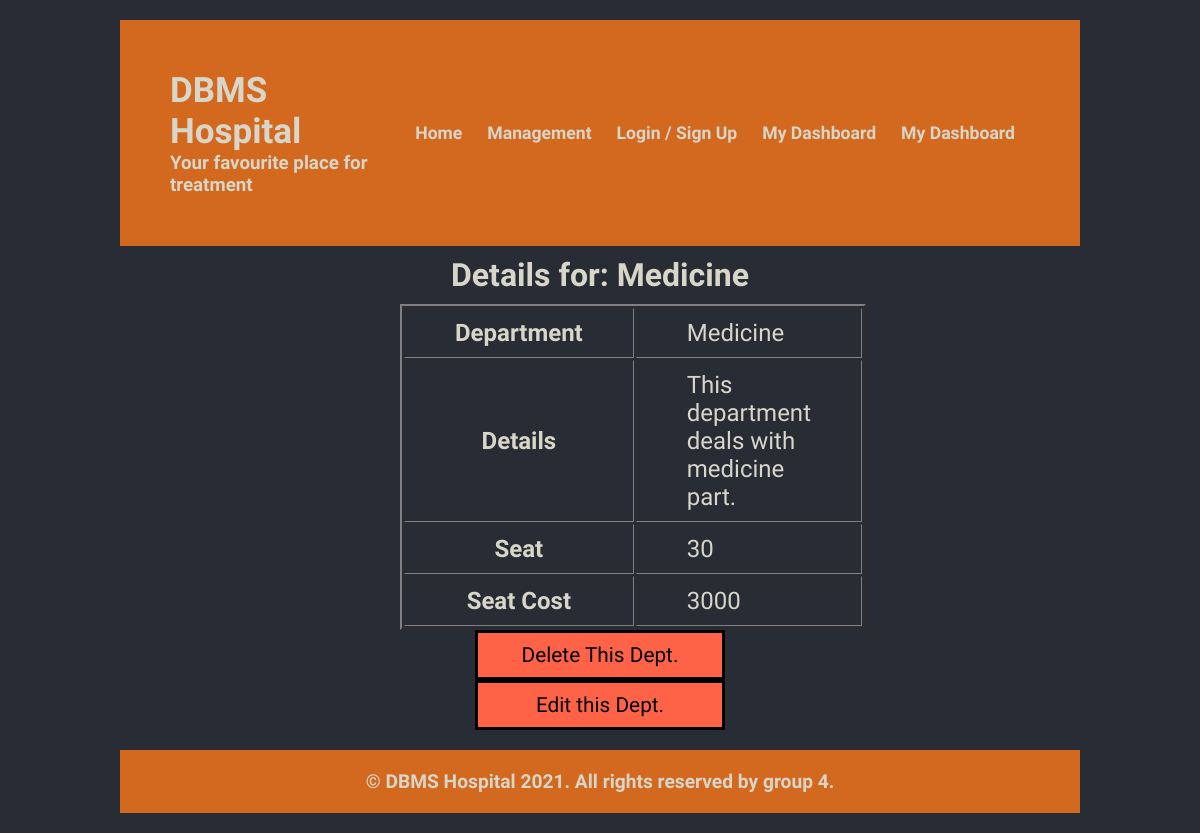
The page /department.php on the database its author committed.
### tables this page shows
CREATE TABLE IF NOT EXISTS `departments` (
  `dep_id` int(11) NOT NULL AUTO_INCREMENT,
  `dep_name` varchar(30) NOT NULL,
  `dep_details` varchar(55) NOT NULL,
  `dep_seat` int(5) NOT NULL,
  `seat_cost` int(11) DEFAULT NULL,
  `dep_seat_booked` int(5) NOT NULL DEFAULT '0',
  PRIMARY KEY (`dep_id`),
  UNIQUE KEY `dep_name` (`dep_name`)
);

### department.php (the view, shortened to what this page needs)
<?php
    include 'db_con.php';
    if(isset($_GET["dep_id"])){
        $id = $_GET["dep_id"];
    }else{
        $id = 1;
    }
    $sql = "SELECT * FROM departments WHERE dep_id = $id LIMIT 1";
    $result = mysqli_query($conn,$sql);
    $info = mysqli_fetch_assoc($result);
    if($result){
        $count = mysqli_num_rows($result);
    }else{
        $count = 0;
    }
    if($count > 0){
        $name = "Details for: ".$info["dep_name"];
    }else{
        $name = "Department Not Found";
    }
?>
<!DOCTYPE html>
<html lang="en">
<head>
    <link rel="stylesheet" href="assets/css/style.css">
</head>
<body>
        <div class="wrapper">
            <header>
                <div class="logo">
                    <h2>DBMS Hospital</h2>
                    <h3>Your favourite place for treatment</h3>
                </div>
                <nav id="main_nav">
                    <ul class="nav_buttons">
                        <li><a href="index.php">Home
                        </a></li>
                        <li><a href="management_dashboard.php">
                            Management
                        </a></li>
                        <li><a href="sign-in-or-sign-up.php">
                            Login / Sign Up
                        </a></li>
                        <li><a href="patient_dashbord.php">
                            My Dashboard
                        </a></li>
                        <li><a href="doctor_dashboard.php">
                            My Dashboard
                        </a></li>
                    </ul>
                </nav>
            </header>
        </div>
    <main>
        <div class="conten_wrapper">
            <div class="wrapper">
            <div class="patient_details">
                <h2 style="text-align:center; padding:10px;display:block; font-size:2em;"><span class="patient">
                    <?php echo $name;?>
                </span></h2>
                <?php  if($count>0){ ?>
                <table id="patient-details" border="2px">
                    <tbody>
                        <tr>
                            <th>Department</th>
                            <td><?php echo $info["dep_name"]; ?></td>
                        </tr>
                        <tr>
                            <th>Details</th>
                            <td><?php echo $info["dep_details"]; ?></td>
                        </tr>
                        <tr>
                            <th>Seat</th>
                            <td><?php echo $info["dep_seat"]; ?></td>
                        </tr>
                        <tr>
                            <th>Seat Cost</th>
                            <td><?php echo $info["seat_cost"]; ?></td>
                        </tr>
                    </tbody>
                </table>
                <?php } ?>
            </div>
        </div>
    </main>
    <?php if($count>0){ ?>
    <nav>
        <ul id="manage_patient">
            <li><a href="#delete">
                Delete This Dept.
            </a></li>
            <li><a href="#edit">
                Edit this Dept.
            </a></li>
        </ul>
    </nav>
    <?php
    }
        include 'footer.php';
    ?>

### assets/css/style.css (style rules this page uses)
* { margin: 0; padding: 0; box-sizing: border-box; font-family: 'Lobster Two', cursive; transition: all 0.5s ease; }
body { background-color: #282C34; color: #d8d5c9; overflow-x: hidden!important; }
.wrapper { width: 80% ; margin: 0 auto; }
header { display: flex; justify-content: space-between; align-items: center; background-color: chocolate; padding: 50px; }
div.logo h2 { font-size: 35px; }
nav#main_nav ul.nav_buttons { display: flex; list-style-type: none; width: max-content; }
nav#main_nav ul.nav_buttons li { margin-right: 5px; }
nav#main_nav ul.nav_buttons li a { padding: 12px 10px; background-color: chocolate; text-decoration: none; color: #d8d5c9; font-weight: 700; font-size: 1.1em; }
.patient_details { width: 400px; margin: 0 auto; }
table>tbody>tr>th, table>tbody>tr>td { padding: 10px 50px; font-size: 1.5em; }
#manage_patient { list-style: none; }
#manage_patient li a { text-decoration: none; margin: 0 auto; width: 250px; display: block; padding: 10px 25px; border: 3px solid black; color: black; background: tomato; font-size: 1.3em; text-align:center; }

### rows shown on the page
departments: dep_name "Details for: Medicine", dep_name "Medicine", dep_details "This department deals with medicine part.", dep_seat "30", seat_cost "3000"
